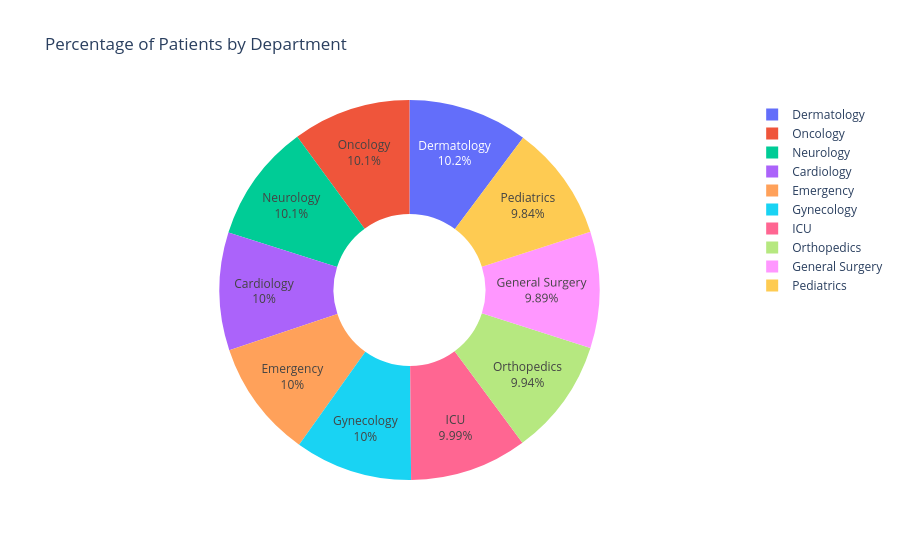

The cell this chart's notebook holds for it:
### Code cell
# Percentage of Patients by Department
dept = df["Department_Patient"].value_counts().reset_index()
dept.columns = ["Department", "Patient_Count"]

dept["Percentage"] = (
    dept["Patient_Count"] /
    dept["Patient_Count"].sum() * 100
).round(2)

fig = px.pie(
    dept,
    names="Department",
    values="Percentage",
    hole=0.4,
    title="Percentage of Patients by Department"
)

fig.update_traces(textinfo="percent+label")

fig.show()

### Figure 1 — Plotly figure (JSON) as saved in the notebook; plotly's stock layout.template omitted (floating-point values rounded to 4 significant figures)
{"data": [{"domain": {"x": [0, 1], "y": [0, 1]}, "hole": 0.4, "hovertemplate": "Department=%{label}<br>Percentage=%{value}<extra></extra>", "labels": ["Dermatology", "Oncology", "Neurology", "Cardiology", "Emergency", "Gynecology", "ICU", "Orthopedics", "General Surgery", "Pediatrics"], "legendgroup": "", "name": "", "showlegend": true, "textinfo": "percent+label", "type": "pie", "values": [10.2, 10.06, 10.05, 10.02, 10.0, 10.0, 9.99, 9.94, 9.89, 9.84]}], "layout": {"legend": {"tracegroupgap": 0}, "title": {"text": "Percentage of Patients by Department"}}}
